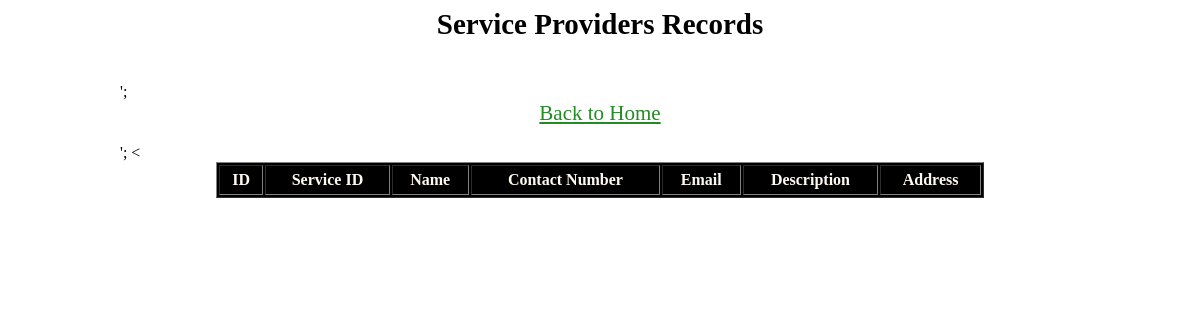
The page /display_service_provider.php on the database as committed earlier.
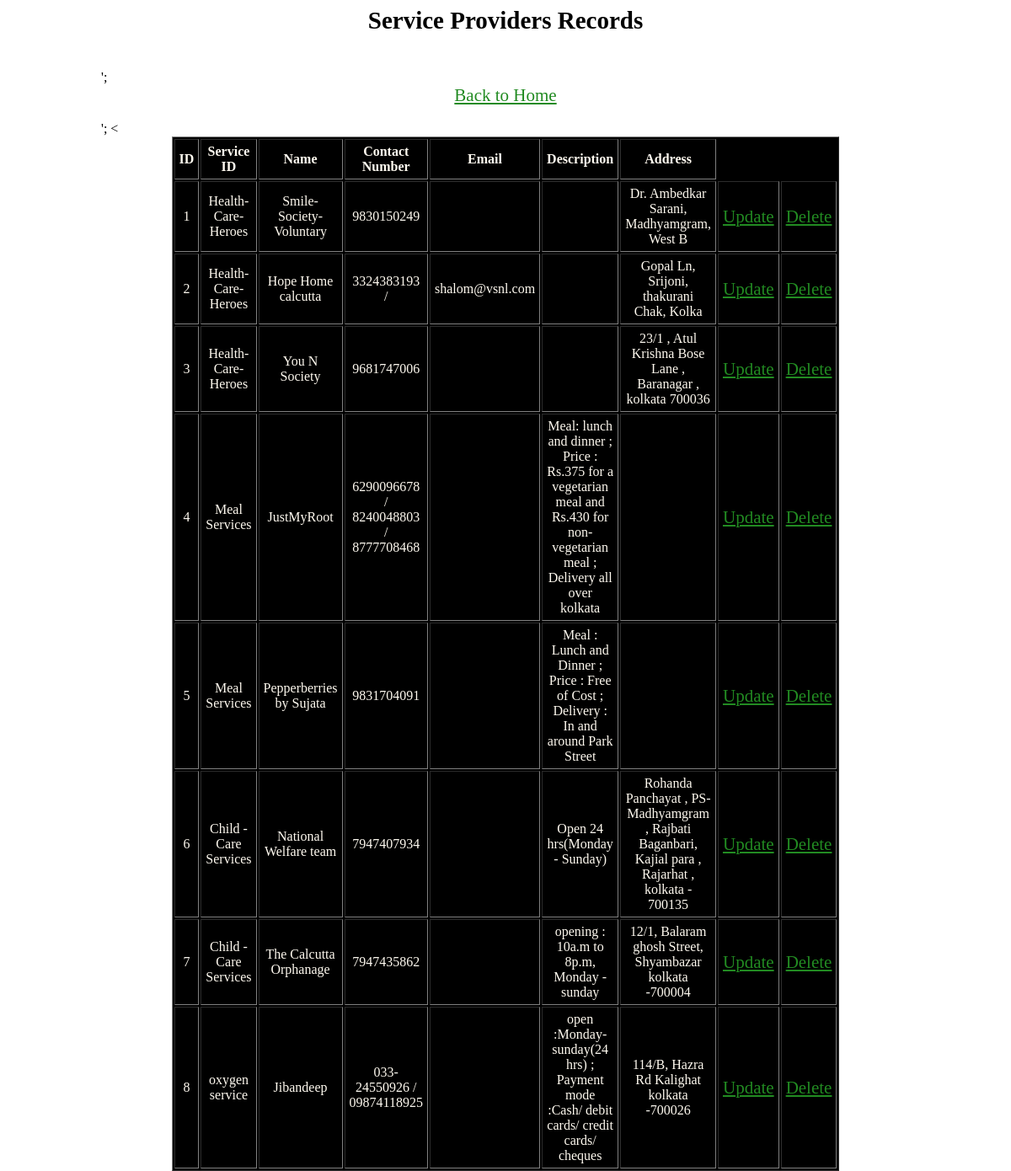
The same page on the database as committed later.
### tables this page shows
CREATE TABLE `service_providers` (
  `id` int(23) NOT NULL,
  `service_id` int(23) NOT NULL,
  `name` varchar(255) NOT NULL,
  `contact` varchar(255) NOT NULL,
  `email` varchar(255) NOT NULL,
  `description` varchar(255) NOT NULL,
  `address` varchar(255) NOT NULL
);

CREATE TABLE `service` (
  `service_id` int(23) NOT NULL,
  `name` varchar(23) NOT NULL,
  `description` varchar(28) NOT NULL
);

### display_service_provider.php (the view, shortened to what this page needs)
<?php
include("connection.php");?>
<h2 style="font-size:29px;"><center>Service Providers Records</center></h2><br>';
<center><a href="menu.html">Back to Home </a></center><br>';
<<!DOCTYPE html>
<html>
<head>
</head>
<body>
</body>
</html>
<table width = "80%" border="1" cellspacing="2" cellpadding="5" align="center" style="background-color:black; color:floralwhite;">
	<tr>
		<td align="center"><strong>ID</strong></td>
		<td align="center"><strong>Service ID</strong></td>
		<td align="center"><strong> Name</strong></td>
		<td align="center"><strong>Contact Number</strong></td>
		<td align="center"><strong>Email</strong></td>
		<td align="center"><strong>Description</strong></td>
		<td align="center"><strong>Address</strong></td>
	</tr>
    <?php
		$sql = "SELECT
		 `service_providers`.`id` AS `id`,
		 `service_providers`.`service_id` AS `service_id`,
		 `service_providers`.`name` AS `name`,
		 `service_providers`.`contact` AS `contact`,
		 `service_providers`.`email` AS `email`,
		 `service_providers`.`description` AS `description`,
		 `service_providers`.`address` AS `address`,
		 `service`.`name` AS `service_name`
		FROM `service_providers`,`service` where `service_providers`.`service_id`=`service`.`service_id`";
		$result = mysqli_query($link,$sql);
		if(mysqli_num_rows($result) > 0)
		{
			while($row = mysqli_fetch_assoc($result))
			{
				echo "<tr>";
				echo "<td align = 'center'>".$row["id"]."</td>";
				echo "<td align = 'center'>".$row["service_name"]."</td>";
				echo "<td align = 'center'>".$row["name"]."</td>";
				echo "<td align = 'center'>".$row["contact"]."</td>";
				echo "<td align = 'center'>".$row["email"]."</td>";
				echo "<td align = 'center'>".$row["description"]."</td>";
				echo "<td align = 'center'>".$row["address"]."</td>";
				echo "<td><a href='update_service_provider_form.php?id=".$row['id']."'>Update</a></td>";
				echo "<td><a href='delete_service_provider.php?id=".$row['id']."'>Delete</a></td>";
				echo "</tr>";
			}
		}
     ?>
</table>

### display_service_provider.php (style rules this page uses)
a { color: forestgreen; font-size: 21px; }
body { background-image: url("https://p1.pxfuel.com/preview/312/952/22/white-structure-texture-background-ceiling-whitish.jpg"); background-position: center; background-size: cover; height: 700px; margin-left: 10%; margin-right: 10%; }

Rows that differ between the two databases and show on the page:
added service_providers: id "1", service.name "Health-Care-Heroes", name "Smile-Society-Voluntary", contact "9830150249", address "Dr. Ambedkar Sarani, Madhyamgram, West B"
added service_providers: id "2", service.name "Health-Care-Heroes", name "Hope Home calcutta", contact "3324383193 /", email "shalom@vsnl.com", address "Gopal Ln, Srijoni, thakurani Chak, Kolka"
added service_providers: id "3", service.name "Health-Care-Heroes", name "You N Society", contact "9681747006", address "23/1 , Atul Krishna Bose Lane , Baranagar , kolkata 700036"
added service_providers: id "4", service.name "Meal Services", name "JustMyRoot", contact "6290096678 / 8240048803 / 8777708468", description "Meal: lunch and dinner ; Price : Rs.375 for a vegetarian meal and Rs.430 for non-vegetarian meal ; Delivery all over kolkata"
added service_providers: id "5", service.name "Meal Services", name "Pepperberries by Sujata", contact "9831704091", description "Meal : Lunch and Dinner ; Price : Free of Cost ; Delivery : In and around Park Street"
added service_providers: id "6", service.name "Child -Care Services", name "National Welfare team", contact "7947407934", description "Open 24 hrs(Monday - Sunday)", address "Rohanda Panchayat , PS- Madhyamgram , Rajbati Baganbari, Kajial para , Rajarhat , kolkata - 700135"
added service_providers: id "7", service.name "Child -Care Services", name "The Calcutta Orphanage", contact "7947435862", description "opening : 10a.m to 8p.m, Monday - sunday", address "12/1, Balaram ghosh Street, Shyambazar kolkata -700004"
added service_providers: id "8", service.name "oxygen service", name "Jibandeep", contact "033-24550926 / 09874118925", description "open :Monday- sunday(24 hrs) ; Payment mode :Cash/ debit cards/ credit cards/ cheques", address "114/B, Hazra Rd Kalighat kolkata -700026"
